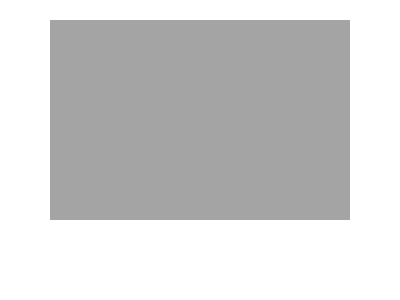
Frame 1 (no input)
Frame 60 (the mouse pressed at the canvas centre just before this capture): identical to frame 1, image omitted
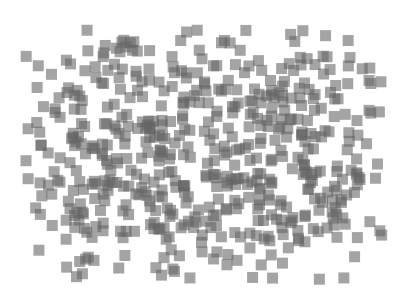
Frame 120 (the mouse held since frame 60 and released just before this capture)

The Processing sketch that drew these frames (run headless with seeded random() and noise(); from frame 60 on, the mouse is pressed at the canvas centre):

// Processing sketch: glassShatterShards
// ── glassShatterShards.pde
// click to break and reset 
Material m;
PVector gravity = new PVector(0, 0.02);
boolean clicked = true;

void setup() {
  size(400, 300);
  m = new Material();
}

void draw() {
  background(255);
  m.display();
}

void mousePressed() {
  if(m.shatterBool == false) {
      m.shatter(new PVector(mouseX, mouseY));
      m.addShards();
  }
  
  else{
    m = new Material();
  }
}

// ── Material.pde
class Material {
  
  ArrayList<Shard> shards;
  ArrayList<PVector> locs;
  
  PVector location;
  boolean shatterBool;
  int w;
  int h;
  int globalSW;
  
  Material() {
    location = new PVector(50, 20);
    shatterBool = false;
    w = 300;
    h = 200;
    locs = new ArrayList<PVector>();
    shards = new ArrayList<Shard>();
  }
  
  void display() {
    if(shatterBool == false) {
      fill(100, 150);
      noStroke();
      rect(location.x, location.y, w, h);
    }
    else {
      if(shards != null) {
      for(int i = 0; i < shards.size(); i++) {
        Shard s = shards.get(i);
        s.run();
        
        if(s.isDead()) {
          shards.remove(i);
          locs.remove(i);  
          }
        }
      }
    }
    }
  
  
  void addShards() {
    if(shards != null) {
    for(int i = 0; i < locs.size(); i++) {
      PVector tempLoc = locs.get(i);
      shards.add(new Shard(tempLoc, globalSW, globalSW));
    }
    }
  }
  
  void shatter(PVector mouseLocation) {
    
    if(mouseLocation.x > location.x && mouseLocation.x < location.x + w && mouseLocation.y > location.y && mouseLocation.y < location.y + h) {

      shatterBool = true;
      int numberOfShardsPerBlock = 30;
      int sW = (int(location.x)+w)/numberOfShardsPerBlock;
      int sH = (int(location.y)+w)/numberOfShardsPerBlock;
      
      globalSW = sW;
      
      int i = int(location.x);
      while(i < (int(location.x) + w)) {
        int j = int(location.y);
        while(j < (location.y + h)) {
          locs.add(new PVector(i, j));
          j += sH;  
        }
        i += sW;
      }
    }    
  }
}

// ── Shard.pde
class Shard {
  PVector location;
  PVector velocity;
  PVector acceleration;
  
  float w;
  float h;
  float lifeSpan;
  
  Shard(PVector location_, float w_, float h_) {
    location = location_;
    w = w_;
    h = h_;
    velocity = PVector.random2D();
    velocity.mult(0.5);
    acceleration = new PVector(0, 0);
    lifeSpan = 200;
  }
  
  void display() {
    fill(100, 150);
    noStroke();
    rect(location.x, location.y, w, h);
  }
  
  void update() {
    if(velocity != null) {
      velocity.add(acceleration);
      location.add(velocity);
      acceleration.mult(0);
    }
    lifeSpan -= 1.2;
  }
  
  void run() {
    display();
    update();
    applyForce(gravity);
    checkEdge();
  }
  
  void checkEdge() {
    if(location.y > height - h) {
      velocity = null;
      location.y = height - h;
    }
  }
  
  void applyForce(PVector force) {
    acceleration.add(force);
  }
  
  boolean isDead() {
    if(lifeSpan < 0) {
      return true;
    } 
    else {
      return false;
    }    
  } 
}
